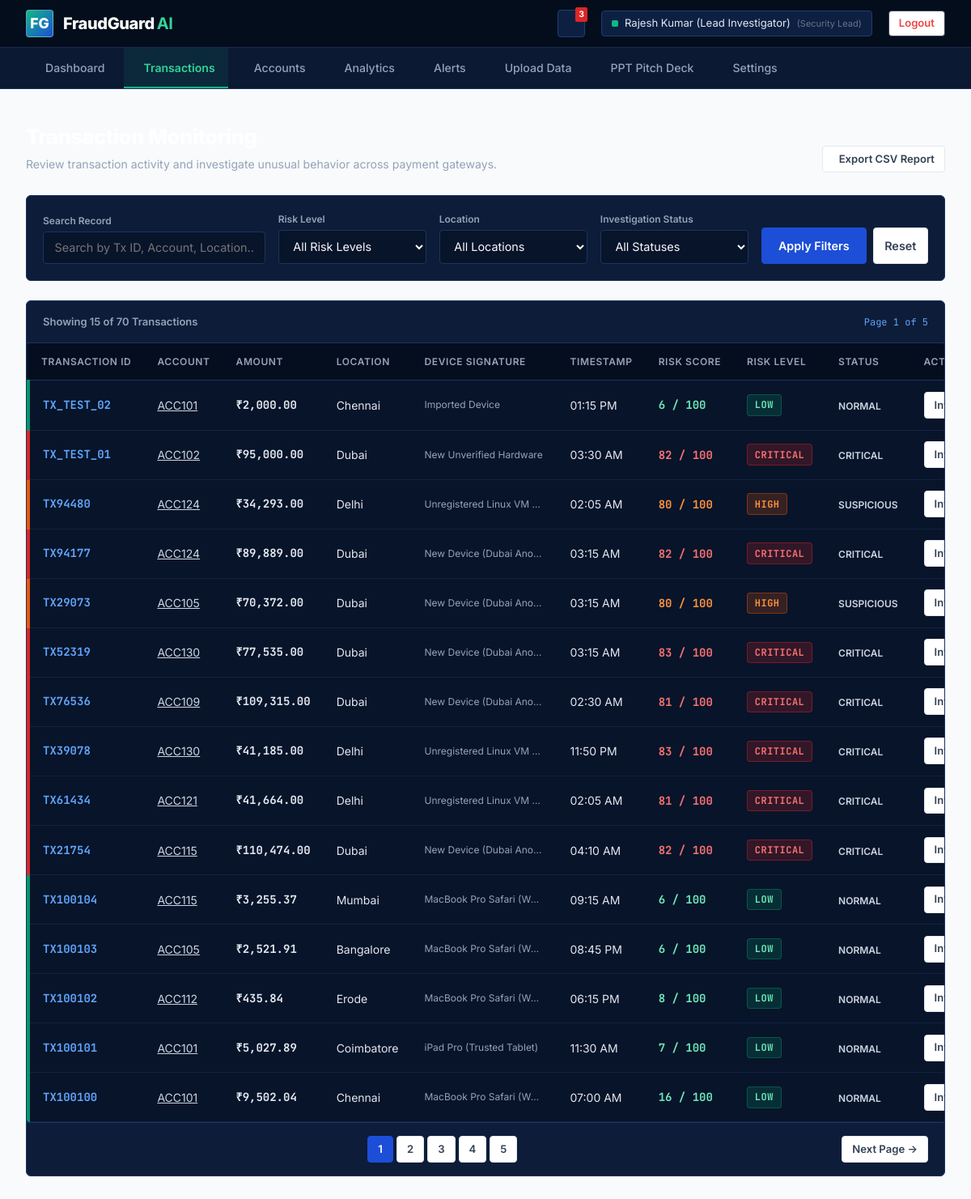
The app's page /transactions (signed in), older data.
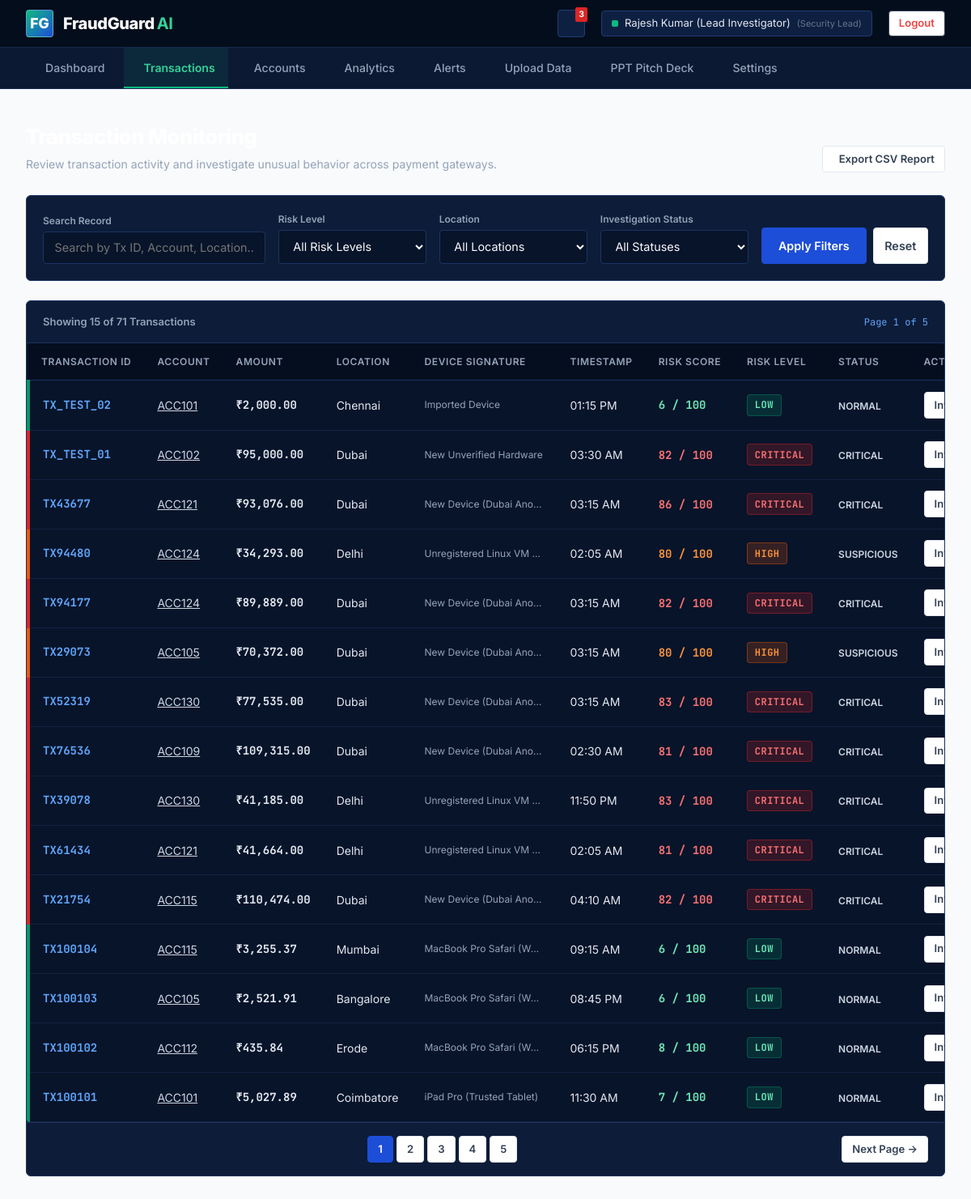
The same page, newer data.
### tables this page shows
CREATE TABLE transactions (
            id INTEGER PRIMARY KEY AUTOINCREMENT,
            transaction_id TEXT UNIQUE NOT NULL,
            account_id TEXT NOT NULL,
            recipient_account_id TEXT,
            amount REAL NOT NULL,
            avg_amount REAL NOT NULL,
            location TEXT NOT NULL,
            time_str TEXT NOT NULL,
            device TEXT NOT NULL,
            new_device INTEGER DEFAULT 0,
            transactions_10min INTEGER DEFAULT 1,
            rule_score INTEGER DEFAULT 0,
            ml_score INTEGER DEFAULT 0,
            risk_score INTEGER DEFAULT 0,
            risk_level TEXT DEFAULT 'LOW',
            status TEXT DEFAULT 'NORMAL',
            flagged_reasons TEXT DEFAULT '[]',
            created_at TIMESTAMP DEFAULT CURRENT_TIMESTAMP
        );

### app.py (the view)
@app.route('/transactions')
@login_required
def transactions_view():
    risk_filter = request.args.get('risk', 'ALL')
    location_filter = request.args.get('location', 'ALL')
    status_filter = request.args.get('status', 'ALL')
    search_query = request.args.get('search', '')
    page = int(request.args.get('page', 1))
    per_page = 15
    offset = (page - 1) * per_page
    tx_list, total_count = get_all_transactions(
        limit=per_page,
        offset=offset,
        filter_risk=risk_filter,
        filter_location=location_filter,
        filter_status=status_filter,
        search=search_query
    )
    total_pages = max(1, (total_count + per_page - 1) // per_page)
    return render_template(
        'transactions.html',
        transactions=tx_list,
        total_count=total_count,
        page=page,
        total_pages=total_pages,
        risk_filter=risk_filter,
        location_filter=location_filter,
        status_filter=status_filter,
        search_query=search_query
    )

### app.py (called while the page is built)
def login_required(f):
    @wraps(f)
    def decorated_function(*args, **kwargs):
        if 'user_id' not in session:
            if request.is_json or request.path.startswith('/api/'):
                return jsonify({'success': False, 'message': 'Authentication required. Please log in.'}), 401
            return redirect(url_for('login_view', next=request.url))
        return f(*args, **kwargs)
    return decorated_function

### database.py (called while the page is built)
def get_db_connection():
    os.makedirs(os.path.dirname(DB_PATH), exist_ok=True)
    conn = sqlite3.connect(DB_PATH, timeout=30.0)
    conn.row_factory = sqlite3.Row
    return conn

### templates/transactions.html (shortened to what this page needs)
{% extends "base.html" %}
{% block content %}
<div class="app-main-content">
    <div style="margin-bottom: 1.75rem; display: flex; justify-content: space-between; align-items: flex-end;">
        <div>
            <h1 style="font-size: 1.6rem; font-weight: 800; color: #FFFFFF; letter-spacing: -0.02em;">
            </h1>
            <p style="font-size: 0.88rem; color: #94A3B8; margin-top: 0.2rem;">
                Review transaction activity and investigate unusual behavior across payment gateways.
            </p>
        </div>
        <div style="display: flex; gap: 0.75rem;">
            <a href="{{ url_for('api_export_report') }}" class="btn btn-secondary btn-sm" download>
                 Export CSV Report
            </a>
        </div>
    </div>
    <div class="panel-card" style="margin-bottom: 1.5rem; padding: 1.25rem;">
        <form method="GET" action="{{ url_for('transactions_view') }}" style="display: grid; grid-template-columns: 1.5fr 1fr 1fr 1fr auto; gap: 1rem; align-items: flex-end;">
            <div>
                <label class="form-label" style="font-size: 12px; color: #94A3B8; margin-bottom: 4px;">Search Record</label>
                <input
                    type="text"
                    name="search"
                    class="form-input"
                    placeholder="Search by Tx ID, Account, Location..."
                    value="{{ search_query }}"
                >
            </div>
            <div>
                <label class="form-label" style="font-size: 12px; color: #94A3B8; margin-bottom: 4px;">Risk Level</label>
                <select name="risk" class="form-select">
                    <option value="ALL" {% if risk_filter == 'ALL' %}selected{% endif %}>All Risk Levels</option>
                </select>
            </div>
            <div>
                <label class="form-label" style="font-size: 12px; color: #94A3B8; margin-bottom: 4px;">Location</label>
                <select name="location" class="form-select">
                    <option value="ALL" {% if location_filter == 'ALL' %}selected{% endif %}>All Locations</option>
                </select>
            </div>
            <div>
                <label class="form-label" style="font-size: 12px; color: #94A3B8; margin-bottom: 4px;">Investigation Status</label>
                <select name="status" class="form-select">
                    <option value="ALL" {% if status_filter == 'ALL' %}selected{% endif %}>All Statuses</option>
                </select>
            </div>
            <div style="display: flex; gap: 0.5rem;">
                <button type="submit" class="btn btn-primary" style="padding: 0.65rem 1.25rem;">
                    Apply Filters
                </button>
                <a href="{{ url_for('transactions_view') }}" class="btn btn-secondary" style="padding: 0.65rem 0.85rem;" title="Reset Filters">
                    Reset
                </a>
            </div>
        </form>
    </div>
    <div class="panel-card" style="padding: 0;">
        <div style="padding: 1rem 1.25rem; border-bottom: 1px solid #1E3360; display: flex; justify-content: space-between; align-items: center;">
            <span style="font-size: 13px; color: #94A3B8; font-weight: 600;">
                Showing {{ transactions|length }} of {{ total_count }} Transactions
            </span>
            <span class="mono" style="font-size: 12px; color: #60A5FA;">
                Page {{ page }} of {{ total_pages }}
            </span>
        </div>
        <div class="table-responsive-container" style="border: none;">
            <table class="fraud-table">
                <thead>
                    <tr>
                        <th>Transaction ID</th>
                        <th>Account</th>
                        <th>Amount</th>
                        <th>Location</th>
                        <th>Device Signature</th>
                        <th>Timestamp</th>
                        <th>Risk Score</th>
                        <th>Risk Level</th>
                        <th>Status</th>
                        <th>Action</th>
                    </tr>
                </thead>
                <tbody>
                    {% for tx in transactions %}
                    <tr class="risk-{{ tx.risk_level.lower() }}">
                        <td style="font-weight: 700; font-family: 'JetBrains Mono', monospace; color: #60A5FA;">
                            {{ tx.transaction_id }}
                        </td>
                        <td>
                            <a href="{{ url_for('account_details_view', account_id=tx.account_id) }}" style="color: #CBD5E1; text-decoration: underline;">
                                {{ tx.account_id }}
                            </a>
                        </td>
                        <td style="font-weight: 700; font-family: 'JetBrains Mono', monospace;">
                            ₹{{ "{:,.2f}".format(tx.amount) }}
                        </td>
                        <td>{{ tx.location }}</td>
                        <td style="font-size: 12px; color: #94A3B8; max-width: 180px; overflow: hidden; text-overflow: ellipsis;">
                            {{ tx.device }}
                        </td>
                        <td>{{ tx.time_str }}</td>
                        <td>
                            <span class="mono" style="font-weight: 700; color: {% if tx.risk_score >= 81 %}#F87171{% elif tx.risk_score >= 61 %}#FB923C{% elif tx.risk_score >= 31 %}#FCD34D{% else %}#6EE7B7{% endif %};">
                                {{ tx.risk_score }} / 100
                            </span>
                        </td>
                        <td>
                            <span class="risk-tag {{ tx.risk_level.lower() }}">{{ tx.risk_level }}</span>
                        </td>
                        <td>
                            <span style="font-size: 12px; font-weight: 600; color: #CBD5E1;">{{ tx.status }}</span>
                        </td>
                        <td>
                            <a href="{{ url_for('transaction_details_view', tx_id=tx.transaction_id) }}" class="btn btn-secondary btn-sm">
                                Investigate &rarr;
                            </a>
                        </td>
                    </tr>
                    {% else %}
                    <tr>
                        <td colspan="10" style="text-align: center; padding: 2rem; color: #94A3B8;">
                            No transactions found matching the applied filter criteria.
                        </td>
                    </tr>
                    {% endfor %}
                </tbody>
            </table>
        </div>
        {% if total_pages > 1 %}
        <div style="padding: 1rem 1.25rem; border-top: 1px solid #1E3360; display: flex; justify-content: space-between; align-items: center;">
            <div style="display: flex; gap: 4px;">
                {% for p in range(1, total_pages + 1) %}
                <a href="{{ url_for('transactions_view', page=p, risk=risk_filter, location=location_filter, status=status_filter, search=search_query) }}" class="btn btn-sm {% if p == page %}btn-primary{% else %}btn-secondary{% endif %}" style="min-width: 32px;">
                    {{ p }}
                </a>
                {% endfor %}
            </div>
            <div>
                {% if page < total_pages %}
                <a href="{{ url_for('transactions_view', page=page+1, risk=risk_filter, location=location_filter, status=status_filter, search=search_query) }}" class="btn btn-secondary btn-sm">
                    Next Page &rarr;
                </a>
                {% endif %}
            </div>
        </div>
        {% endif %}
    </div>
</div>
{% endblock %}

### templates/base.html (shortened to what this page needs)
<!DOCTYPE html>
<html lang="en">
<head>
    <link rel="stylesheet" href="https://cdn.jsdelivr.net/npm/lucide-static@0.321.0/font/lucide.min.css">
    <link rel="stylesheet" href="{{ url_for('static', filename='css/style.css') }}">
</head>
<body class="{% if session.get('user_id') %}dark-mode{% endif %}">
    {% if not session.get('user_id') %}
    <header class="public-navbar">
        <div class="brand-container">
            <div class="brand-shield">FG</div>
            <div class="brand-title">FraudGuard<span>AI</span></div>
        </div>
        <ul class="public-nav-links">
            <li><a href="{{ url_for('landing_page') }}" class="{% if request.path == '/' %}active{% endif %}">Home</a></li>
            <li><a href="#how-it-works">How It Works</a></li>
            <li><a href="#features">Features</a></li>
            <li><a href="#analytics-preview">Analytics</a></li>
            <li><a href="#security-arch">Security</a></li>
        </ul>
        <div style="display: flex; align-items: center; gap: 1rem;">
            <a href="{{ url_for('login_view') }}" class="btn btn-primary btn-sm">Login to Console</a>
        </div>
    </header>
    {% else %}
    <header class="admin-header">
        <div class="brand-container">
            <a href="{{ url_for('dashboard_view') }}" style="display: flex; align-items: center; gap: 0.75rem;">
                <div class="brand-shield">FG</div>
                <div class="brand-title">FraudGuard<span>AI</span></div>
            </a>
        </div>
        <div class="user-badge-container">
            <a href="{{ url_for('alerts_view') }}" class="notif-bell-btn" title="Pending Security Alerts">
                <span class="notif-badge-count" id="headerAlertCount">3</span>
            </a>
            <div class="admin-user-pill">
                <span style="display: inline-block; width: 8px; height: 8px; background: #10B981; border-radius: 2px;"></span>
                <span>{{ session.get('user_name', 'Administrator') }}</span>
                <span style="color: #64748B; font-size: 11px;">(Security Lead)</span>
            </div>
            <a href="{{ url_for('logout_view') }}" class="btn btn-secondary btn-sm" style="color: #EF4444; border-color: #334155;">Logout</a>
        </div>
    </header>
    <nav class="admin-nav-bar">
        <a href="{{ url_for('dashboard_view') }}" class="admin-nav-link {% if request.path == '/dashboard' %}active{% endif %}">
             Dashboard
        </a>
        <a href="{{ url_for('transactions_view') }}" class="admin-nav-link {% if request.path.startswith('/transactions') %}active{% endif %}">
             Transactions
        </a>
        <a href="{{ url_for('accounts_view') }}" class="admin-nav-link {% if request.path.startswith('/accounts') %}active{% endif %}">
             Accounts
        </a>
        <a href="{{ url_for('analytics_view') }}" class="admin-nav-link {% if request.path == '/analytics' %}active{% endif %}">
             Analytics
        </a>
        <a href="{{ url_for('alerts_view') }}" class="admin-nav-link {% if request.path == '/alerts' %}active{% endif %}">
             Alerts
        </a>
        <a href="{{ url_for('upload_view') }}" class="admin-nav-link {% if request.path == '/upload' %}active{% endif %}">
             Upload Data
        </a>
        <a href="{{ url_for('presentation_view') }}" class="admin-nav-link {% if request.path == '/presentation' %}active{% endif %}">
             PPT Pitch Deck
        </a>
        <a href="{{ url_for('settings_view') }}" class="admin-nav-link {% if request.path == '/settings' %}active{% endif %}">
             Settings
        </a>
    </nav>
    {% endif %}
    <main>
        {% block content %}{% endblock %}
    </main>
</body>
</html>

Row changes from the older to the newer data that the page shows:
no longer on this page (row unchanged): transactions: transaction_id "TX100100", account_id "ACC101", amount "9,502.04", location "Chennai", device "MacBook Pro Safari (W…", time_str "07:00 AM", risk_score "16", risk_level "LOW", status "NORMAL"
added transactions: transaction_id "TX43677", account_id "ACC121", amount "93,076.00", location "Dubai", device "New Device (Dubai Ano…", time_str "03:15 AM", risk_score "86", risk_level "CRITICAL", status "CRITICAL"
Text that changed along with them:
{{ total_count }}: "70" → "71"
